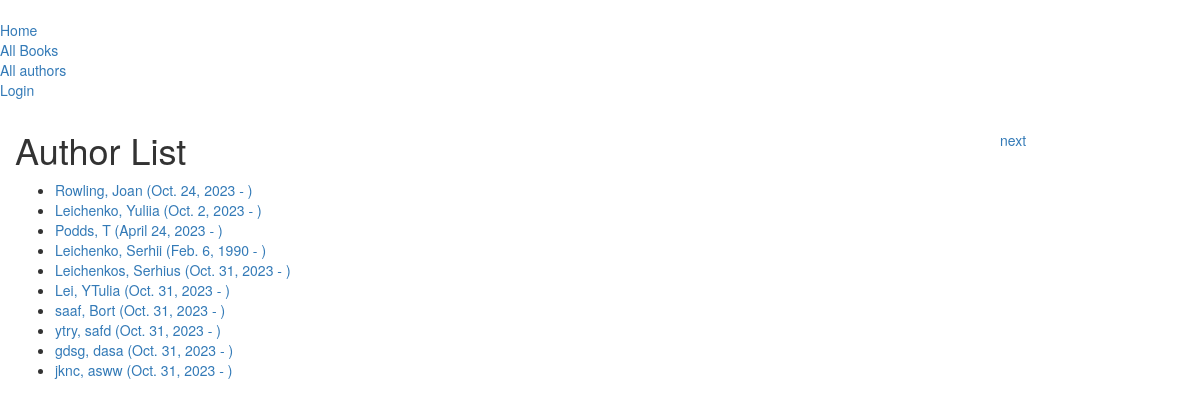
Screenshot of /catalog/authors/ with the database file from the repository.
### catalog/models.py (models this page shows, shortened)
class Author(models.Model):
    first_name = models.CharField(max_length=100)
    last_name = models.CharField(max_length=100)
    date_of_birth = models.DateField('born', null=True, blank=True)
    date_of_death = models.DateField('died', null=True, blank=True)
    def get_absolute_url(self):
        return reverse('author-detail', args=[str(self.id)])

### catalog/views.py (the view)
class AuthorListView(generic.ListView):
    model = Author
    paginate_by = 10

### catalog/templates/catalog/author_list.html
{% extends "base_generic.html" %}
{% block content %}
    <h1>Author List</h1>
    {% if author_list %}
    <ul>
      {% for author in author_list %}
      <li>
        <a href="{{ author.get_absolute_url }}">{{ author.last_name }}, {{ author.first_name }}
            ({{ author.date_of_birth }} - {% if author.date_of_death %} {{ author.date_of_death }} {% else %} {% endif %})</a>
      </li>
      {% endfor %}
    </ul>
    {% else %}
      <p>There are no authors in the library.</p>
    {% endif %}
{% endblock %}

### rows the page displays
Author: last_name "Rowling", first_name "Joan", date_of_birth "Oct. 24, 2023"
Author: last_name "Leichenko", first_name "Yuliia", date_of_birth "Oct. 2, 2023"
Author: last_name "Podds", first_name "T", date_of_birth "April 24, 2023"
Author: last_name "Leichenko", first_name "Serhii", date_of_birth "Feb. 6, 1990"
Author: last_name "Leichenkos", first_name "Serhius", date_of_birth "Oct. 31, 2023"
Author: last_name "Lei", first_name "YTulia", date_of_birth "Oct. 31, 2023"
Author: last_name "saaf", first_name "Bort", date_of_birth "Oct. 31, 2023"
Author: last_name "ytry", first_name "safd", date_of_birth "Oct. 31, 2023"
Author: last_name "gdsg", first_name "dasa", date_of_birth "Oct. 31, 2023"
Author: last_name "jknc", first_name "asww", date_of_birth "Oct. 31, 2023"
